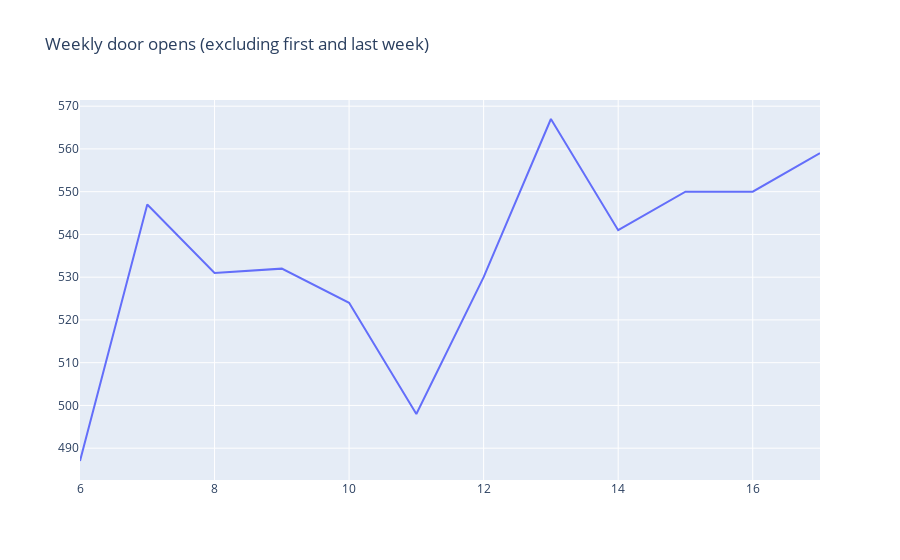

Source (notebook cell):
### Markdown cell above
Looks like there are less door openings in the first and last week, because there were not enough readings for that week
So lets look at door usage excluding the first and last week

### Code cell
# plot again excluding first and last week
fig = go.Figure()
fig.add_trace(go.Scatter(x=door_opened_df.index[1:-1], y=door_opened_df['door'][1:-1], mode='lines',name='door opened every day'))
fig.update_layout(title='Weekly door opens (excluding first and last week)')
fig.show()

### Figure 1 — Plotly figure (JSON) as saved in the notebook; plotly's stock layout.template omitted (floating-point values rounded to 4 significant figures)
{"data": [{"mode": "lines", "name": "door opened every day", "type": "scatter", "x": [6, 7, 8, 9, 10, 11, 12, 13, 14, 15, 16, 17], "y": [487, 547, 531, 532, 524, 498, 530, 567, 541, 550, 550, 559]}], "layout": {"title": {"text": "Weekly door opens (excluding first and last week)"}}}
